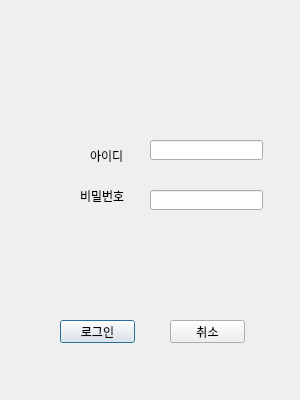
<?xml version="1.0" encoding="UTF-8"?>
<ui version="4.0">
 <class>Login</class>
 <widget class="QDialog" name="Login">
  <property name="geometry">
   <rect>
    <x>0</x>
    <y>0</y>
    <width>300</width>
    <height>400</height>
   </rect>
  </property>
  <property name="windowTitle">
   <string>Dialog</string>
  </property>
  <widget class="QLabel" name="label">
   <property name="geometry">
    <rect>
     <x>90</x>
     <y>150</y>
     <width>56</width>
     <height>12</height>
    </rect>
   </property>
   <property name="text">
    <string>아이디</string>
   </property>
  </widget>
  <widget class="QPushButton" name="Button_Login">
   <property name="geometry">
    <rect>
     <x>60</x>
     <y>320</y>
     <width>75</width>
     <height>23</height>
    </rect>
   </property>
   <property name="text">
    <string>로그인</string>
   </property>
  </widget>
  <widget class="QPushButton" name="Button_Exti">
   <property name="geometry">
    <rect>
     <x>170</x>
     <y>320</y>
     <width>75</width>
     <height>23</height>
    </rect>
   </property>
   <property name="text">
    <string>취소</string>
   </property>
  </widget>
  <widget class="QLabel" name="label_2">
   <property name="geometry">
    <rect>
     <x>80</x>
     <y>190</y>
     <width>56</width>
     <height>12</height>
    </rect>
   </property>
   <property name="text">
    <string>비밀번호</string>
   </property>
  </widget>
  <widget class="QLineEdit" name="ID">
   <property name="geometry">
    <rect>
     <x>150</x>
     <y>140</y>
     <width>113</width>
     <height>20</height>
    </rect>
   </property>
  </widget>
  <widget class="QLineEdit" name="PASS">
   <property name="geometry">
    <rect>
     <x>150</x>
     <y>190</y>
     <width>113</width>
     <height>20</height>
    </rect>
   </property>
  </widget>
 </widget>
 <resources/>
 <connections>
  <connection>
   <sender>Button_Exti</sender>
   <signal>clicked()</signal>
   <receiver>Login</receiver>
   <slot>close()</slot>
   <hints>
    <hint type="sourcelabel">
     <x>207</x>
     <y>331</y>
    </hint>
    <hint type="destinationlabel">
     <x>149</x>
     <y>199</y>
    </hint>
   </hints>
  </connection>
 </connections>
</ui>
